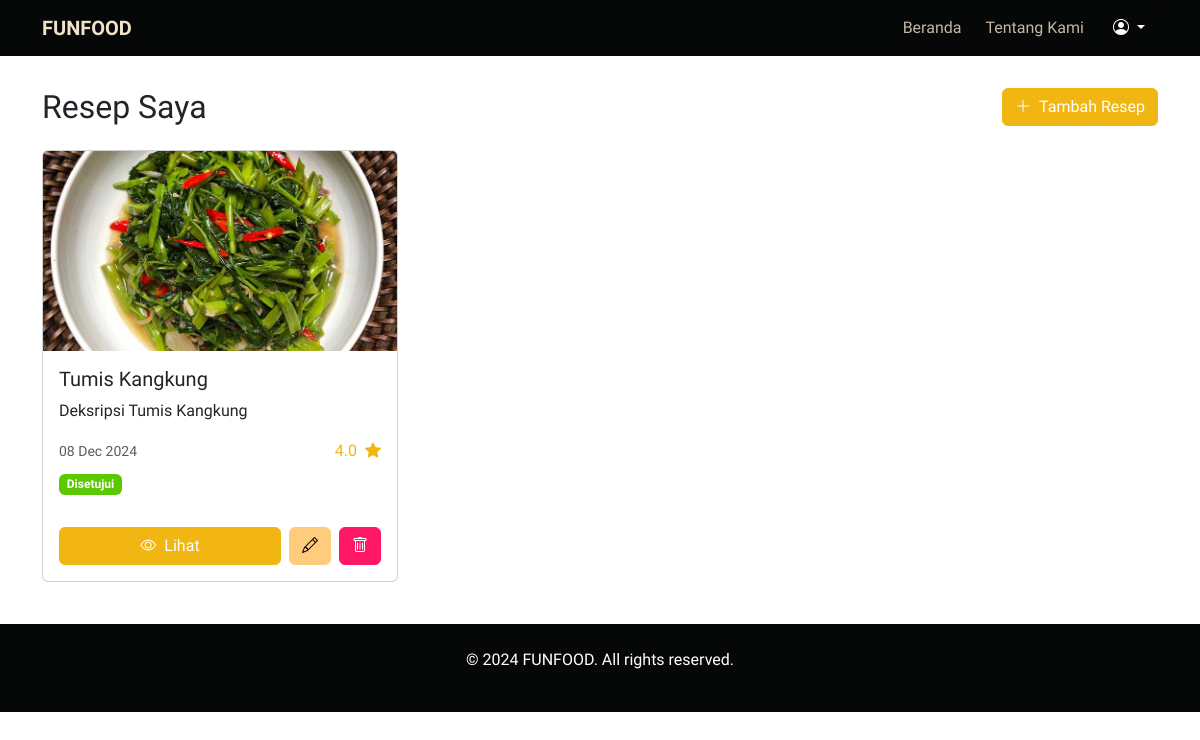
The app's page /recipes/my/ (signed in) with its own data.
### funfood_app/models.py (models this page shows, shortened)
class Recipe(models.Model):
    user = models.ForeignKey(CustomUser, on_delete=models.CASCADE, related_name='recipes')
    title = models.CharField(max_length=100)
    description = models.TextField()
    ingredients = models.TextField(help_text='Separate each ingredient with a newline.')
    steps = models.TextField(help_text='Separate each step with a newline.')
    image = models.ImageField(upload_to='recipe/', blank=True, null=True)
    category = models.ForeignKey('Category', on_delete=models.CASCADE, related_name='recipes')
    is_approved = models.BooleanField(default=False)
    created_at = models.DateTimeField(auto_now_add=True)
    def get_avg_rating(self):
        reviews = self.reviews.all()
        if reviews.exists():
            total_rating = sum(review.rating for review in reviews)
            return round(total_rating / reviews.count(), 2)
        return 0

class Review(models.Model):
    user = models.ForeignKey(CustomUser, on_delete=models.CASCADE, related_name='reviews')
    recipe = models.ForeignKey(Recipe, on_delete=models.CASCADE, related_name='reviews')
    rating = models.PositiveIntegerField()
    comment = models.TextField(blank=True)
    created_at = models.DateTimeField(auto_now_add=True)

### funfood_app/views.py (the view)
# urls.py: path('recipes/my/', views.MyRecipesView.as_view(), name='my_recipes'),
class MyRecipesView(LoginRequiredMixin, ListView):
    model = Recipe
    template_name = 'user/my_recipes.html'
    context_object_name = 'recipes'
    def get_queryset(self):
        return Recipe.objects.filter(user=self.request.user).order_by('-created_at')
    def get_context_data(self, **kwargs):
        context = super().get_context_data(**kwargs)
        context['categories'] = Category.objects.all()
        context['form'] = RecipeForm()
        return context

### templates/user/my_recipes.html (shortened to what this page needs)
{% extends '../base.html' %}
{% load static %}
{% block content %}
<div class="container py-4">
  <div class="d-flex justify-content-between align-items-center mb-4">
    <h2 class="mb-0">Resep Saya</h2>
    <button class="btn btn-primary" data-bs-toggle="modal" data-bs-target="#addRecipeModal">
      <i class="bi bi-plus-lg me-2"></i>Tambah Resep
    </button>
  </div>
  {% if recipes %}
  <div class="row g-4">
    {% for recipe in recipes %}
    <div class="col-md-4">
      <div class="card h-100">
        <img src="{{ recipe.image.url }}" class="card-img-top" alt="{{ recipe.title }}" style="height: 200px; object-fit: cover">
        <div class="card-body">
          <h5 class="card-title text-capitalize">{{ recipe.title }}</h5>
          <p class="card-text text-capitalize">{{ recipe.description|truncatewords:20 }}</p>
          <div class="d-flex justify-content-between align-items-center">
            <small class="text-muted">{{ recipe.created_at|date:"d M Y" }}</small>
            <div class="text-primary">
              <span class="me-1">{{ recipe.get_avg_rating }}</span>
              <i class="bi bi-star-fill"></i>
            </div>
          </div>
          <div class="mt-2">
            {% if recipe.is_approved %}
            <span class="badge bg-success">Disetujui</span>
            {% else %}
            <span class="badge bg-warning text-dark">Menunggu Persetujuan</span>
            {% endif %}
          </div>
        </div>
        <div class="card-footer bg-transparent border-0 p-3">
          <div class="d-flex gap-2">
            <a href="{% url 'recipe_detail' recipe.pk %}" class="btn btn-primary flex-grow-1">
              <i class="bi bi-eye me-2"></i>Lihat
            </a>
            <button class="btn btn-warning" data-bs-toggle="modal" data-bs-target="#editRecipeModal{{ recipe.pk }}">
              <i class="bi bi-pencil"></i>
            </button>
            <button type="button" class="btn btn-danger" data-bs-toggle="modal" data-bs-target="#deleteModal{{ recipe.pk }}">
              <i class="bi bi-trash"></i>
            </button>
          </div>
        </div>
      </div>
    </div>
    {% endfor %}
  </div>
  {% endif %}
</div>
{% endblock %}

### static/css/styles.css (style rules this page uses)
:root { --bs-light-rgb: 241, 227, 201; --bs-dark-rgb: 6, 7, 7; --bs-primary-rgb: 242, 182, 18; --bs-secondary-rgb: 215, 85, 59; --bs-info-rgb: 0, 210, 248; --bs-success-rgb: 91, 201, 0; --bs-warning-rgb: 255, 204, 126; --bs-danger-rgb: 255, 24, 100; }
*, body { font-family: 'Funnel Display', sans-serif; }
.btn-primary { background-color: rgb(var(--bs-primary-rgb)); border-color: rgb(var(--bs-primary-rgb)); }
.btn-warning { background-color: rgb(var(--bs-warning-rgb)); border-color: rgb(var(--bs-warning-rgb)); }
.btn-danger { background-color: rgb(var(--bs-danger-rgb)); border-color: rgb(var(--bs-danger-rgb)); }
.bg-success { background-color: rgb(var(--bs-success-rgb)); }

### records on screen
Recipe: image (picture), title "Tumis Kangkung", description "Deksripsi Tumis Kangkung", created_at "08 Dec 2024", get_avg_rating "4.0", is_approved "Disetujui"
